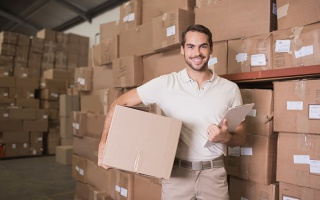
#> input picture k7/curier.jpg, 320 x 200 px
$ jupyter execute 'Лупу_л7_Sobel_filter.ipynb'
#> lines starting #> are read from the running program, lines starting #| are printed output that depends on the picture
[cell 1]
from matplotlib.image import imread
import matplotlib.pyplot as plt
import numpy as np
import cv2

[cell 2]
image_file = 'curier.jpg'
input_image = imread(image_file)
#> input_image is the input picture: shape (200, 320, 3); mean R, G, B 146.9, 119.7, 104.7
[nx, ny, nz] = np.shape(input_image)
#> nx = 200; ny = 320; nz = 3

r_img, g_img, b_img = input_image[:, :, 0], input_image[:, :, 1], input_image[:, :, 2]
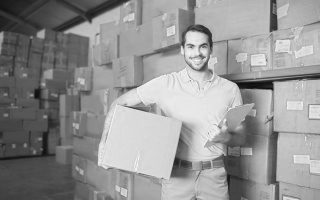
#> r_img: shape (200, 320); min 12, max 253, mean 146.9
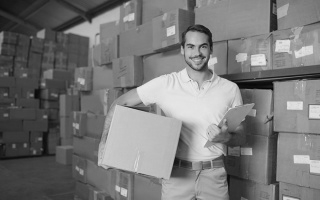
#> g_img: shape (200, 320); min 3, max 233, mean 119.7
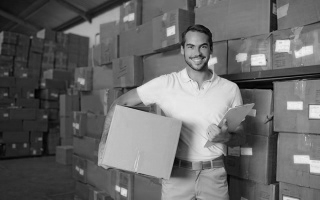
#> b_img: shape (200, 320); min 0, max 242, mean 104.7


gamma = 1.400
r_const, g_const, b_const = 0.2126, 0.7152, 0.0722
grayscale_image = r_const * r_img ** gamma + g_const * g_img ** gamma + b_const * b_img ** gamma
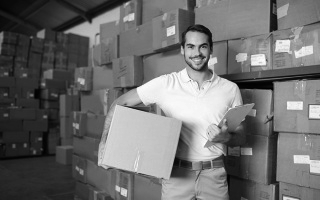
#> grayscale_image: shape (200, 320) float64; min 11.88, max 2072.6, mean 904.4; drawn with min black and max white


fig1 = plt.figure(1)
ax1, ax2 = fig1.add_subplot(121), fig1.add_subplot(122)
ax1.imshow(input_image)
ax2.imshow(grayscale_image, cmap=plt.get_cmap('gray'))
fig1.show()


Gx = np.array([[1.0, 0.0, -1.0], [2.0, 0.0, -2.0], [1.0, 0.0, -1.0]])
Gy = np.array([[1.0, 2.0, 1.0], [0.0, 0.0, 0.0], [-1.0, -2.0, -1.0]])
[rows, columns] = np.shape(grayscale_image)
#> rows = 200; columns = 320
sobel_filtered_image = np.zeros(shape=(rows, columns))

for i in range(rows - 2):
    for j in range(columns - 2):
        gx = np.sum(np.multiply(Gx, grayscale_image[i:i + 3, j:j + 3]))
        gy = np.sum(np.multiply(Gy, grayscale_image[i:i + 3, j:j + 3]))
        sobel_filtered_image[i + 1, j + 1] = np.sqrt(gx ** 2 + gy ** 2)
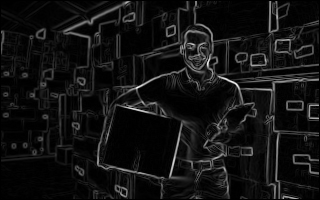
#> sobel_filtered_image: shape (200, 320) float64; min 0, max 6950.7, mean 508.6; drawn with min black and max white


fig2 = plt.figure(2)
ax1, ax2 = fig2.add_subplot(121), fig2.add_subplot(122)
ax1.imshow(input_image)
ax2.imshow(sobel_filtered_image, cmap=plt.get_cmap('gray'))
fig2.show()
